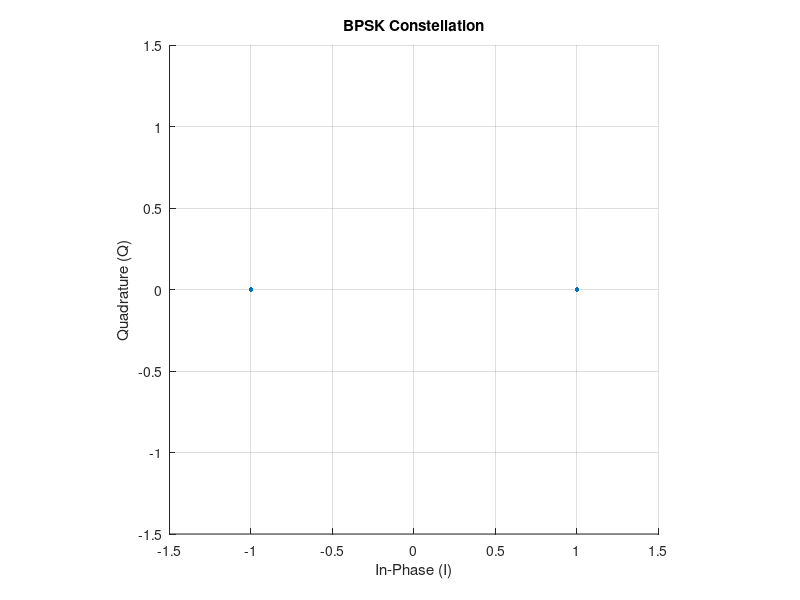
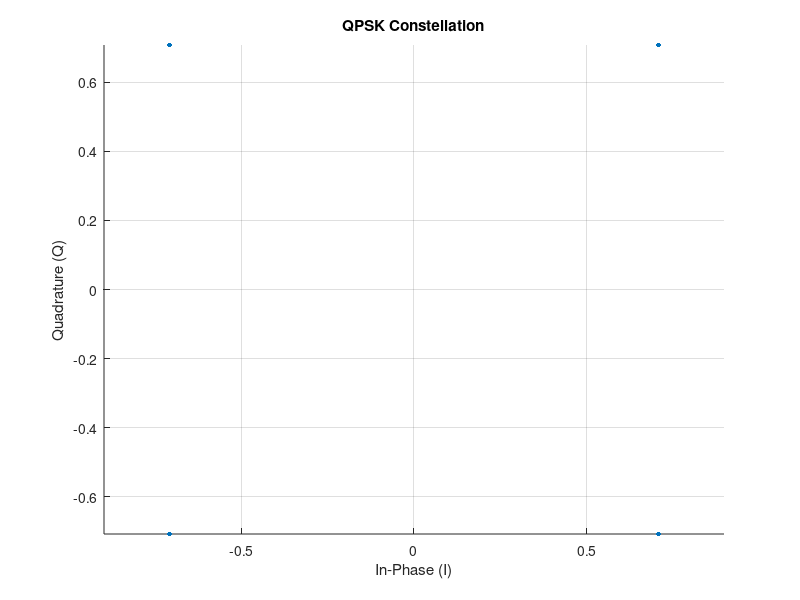
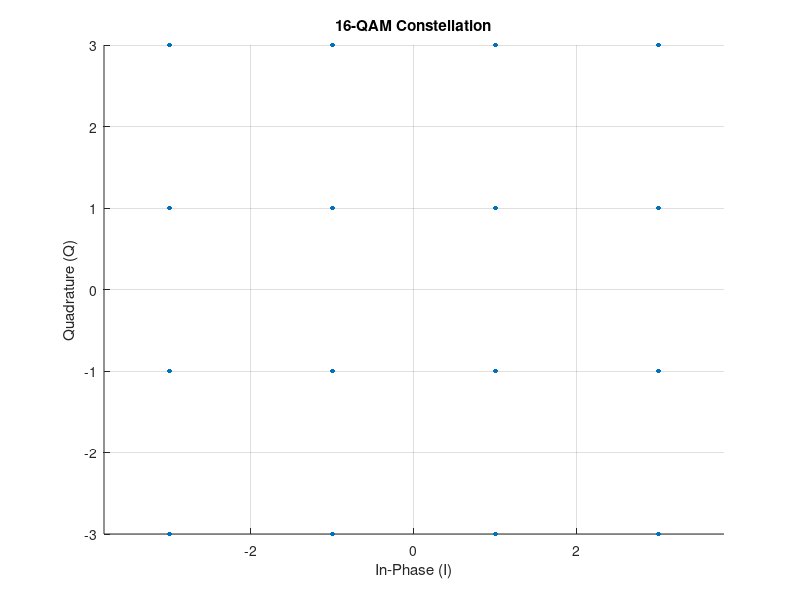
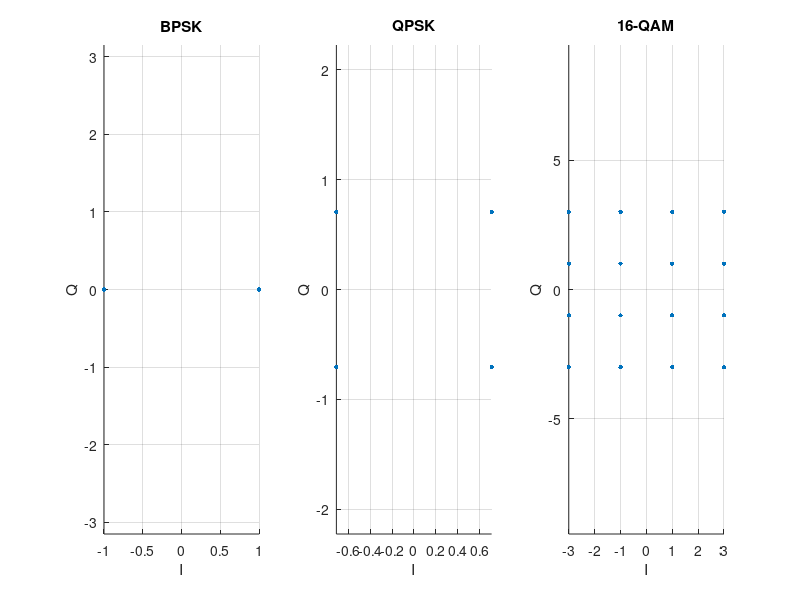

Write the MATLAB code that produced these figures, in order. (Note: this script raises an error after producing the figures.)
clc;
clear;
close all;
%% 
N = 100000;              % Number of symbols/bits
SNRdB = 0:2:20;          % SNR range in dB
%% 
%   BPSK MODULATION
% Generate random binary data
bits_BPSK = randi([0 1],N,1);
% BPSK modulation (Phase offset pi is used here)
tx_BPSK = pskmod(bits_BPSK,2,pi);
%% 
%  BPSK CONSTELLATION
figure;
scatter(real(tx_BPSK),imag(tx_BPSK),10,'filled');
grid on;
axis equal;
xlabel('In-Phase (I)');
ylabel('Quadrature (Q)');
title('BPSK Constellation');
xlim([-1.5 1.5]);
ylim([-1.5 1.5]);
%% 
%   BPSK DEMODULATION
rx_BPSK_ideal = pskdemod(tx_BPSK,2,pi);
% Calculate errors
BER_BPSK_ideal = mean(bits_BPSK ~= rx_BPSK_ideal);
%% 
%  QPSK MODULATION
% QPSK symbols: 0,1,2,3
data_QPSK = randi([0 3],N,1);
% QPSK modulation
tx_QPSK = pskmod(data_QPSK,4,pi/4);
%% 
%  QPSK CONSTELLATION
figure;
scatter(real(tx_QPSK),imag(tx_QPSK),10,'filled');
grid on;
axis equal;
xlabel('In-Phase (I)');
ylabel('Quadrature (Q)');
title('QPSK Constellation');
%% 
%  QPSK DEMODULATION
rx_QPSK_ideal = pskdemod(tx_QPSK,4,pi/4);
SER_QPSK_ideal = mean(data_QPSK ~= rx_QPSK_ideal);
%% 
% 16-QAM MODULATION
% Generate random 16-QAM symbols
data_QAM = randi([0 15],N,1);
% 16-QAM modulation
tx_QAM = qammod(data_QAM,16);
%% 
%  16-QAM CONSTELLATION
figure;
scatter(real(tx_QAM),imag(tx_QAM),10,'filled');
grid on;
axis equal;
xlabel('In-Phase (I)');
ylabel('Quadrature (Q)');
title('16-QAM Constellation');
%% 
%  16-QAM DEMODULATION
rx_QAM_ideal = qamdemod(tx_QAM,16);
SER_QAM_ideal = mean(data_QAM ~= rx_QAM_ideal);
%% 
% COMPARISON OF BPSK, QPSK AND 16-QAM CONSTELLATIONS
figure;
subplot(1,3,1);
scatter(real(tx_BPSK),imag(tx_BPSK),10,'filled');
grid on;
axis equal;
xlabel('I');
ylabel('Q');
title('BPSK');
subplot(1,3,2);
scatter(real(tx_QPSK),imag(tx_QPSK),10,'filled');
grid on;
axis equal;
xlabel('I');
ylabel('Q');
title('QPSK');
subplot(1,3,3);
scatter(real(tx_QAM),imag(tx_QAM),10,'filled');
grid on;
axis equal;
xlabel('I');
ylabel('Q');
title('16-QAM');
sgtitle('Comparison of Digital Modulation Constellations');
%% PART B : COHERENT DETECTION
%  B1. COHERENT BPSK DETECTION
SNR_coherent = 10;
% Add AWGN
rx_BPSK = awgn(tx_BPSK,SNR_coherent,'measured');
% Coherent BPSK demodulation
detected_BPSK = pskdemod(rx_BPSK,2,pi);
% Calculate BER
BER_coherent_BPSK = mean(bits_BPSK ~= detected_BPSK);
%% 
%   NOISY BPSK CONSTELLATION
figure;
subplot(1,2,1);
scatter(real(tx_BPSK(1:5000)), ...
        imag(tx_BPSK(1:5000)),10,'filled');
grid on;
axis equal;
xlabel('I');
ylabel('Q');
title('BPSK Without Noise');
subplot(1,2,2);
scatter(real(rx_BPSK(1:5000)), ...
        imag(rx_BPSK(1:5000)),10,'filled');
grid on;
axis equal;
xlabel('I');
ylabel('Q');
title('BPSK With AWGN');
sgtitle('Effect of AWGN on BPSK Constellation');
%%  
% NON-COHERENT DETECTION USING DPSK
% Generate binary data
data_DPSK = randi([0 1],N,1);
% Differential PSK modulation
tx_DPSK = dpskmod(data_DPSK,2);
% Add AWGN
rx_DPSK = awgn(tx_DPSK,SNR_coherent,'measured');
% Differential demodulation
detected_DPSK = dpskdemod(rx_DPSK,2);
% BER
BER_DPSK = mean(data_DPSK ~= detected_DPSK);
%% 
%  DPSK CONSTELLATION
figure;
scatter(real(tx_DPSK(1:5000)), ...
        imag(tx_DPSK(1:5000)),10,'filled');
grid on;
axis equal;
xlabel('In-Phase (I)');
ylabel('Quadrature (Q)');
title('DPSK Constellation');
%% 
% BER PERFORMANCE IN AWGN
%% 
% BPSK BER VS SNR
BER_BPSK = zeros(size(SNRdB));
for k = 1:length(SNRdB)
    % Add AWGN
    rx = awgn(tx_BPSK,SNRdB(k),'measured');
    % Coherent demodulation
    detected = pskdemod(rx,2,pi);
    % BER
    BER_BPSK(k) = mean(bits_BPSK ~= detected);
end
%% 
%  THEORETICAL BPSK BER
EbN0 = 10.^(SNRdB/10);
BER_BPSK_theory = 0.5*erfc(sqrt(EbN0));
%% 
%  BPSK BER PLOT
figure;
semilogy(SNRdB,BER_BPSK,'o-','LineWidth',1.5);
hold on;
semilogy(SNRdB,BER_BPSK_theory,'--','LineWidth',1.5);
grid on;
xlabel('SNR / E_b/N_0 (dB)');
ylabel('Bit Error Rate (BER)');
title('BPSK BER Performance in AWGN');
legend('Simulation','Theory','Location','southwest');
%% 
% QPSK BER/SER VS SNR
SER_QPSK = zeros(size(SNRdB));
for k = 1:length(SNRdB)
    % Add AWGN
    rx = awgn(tx_QPSK,SNRdB(k),'measured');
    % Demodulation
    detected = pskdemod(rx,4,pi/4);
    % Symbol error rate
    SER_QPSK(k) = mean(data_QPSK ~= detected);
end
%%
%  QPSK SER PLOT
figure;
semilogy(SNRdB,SER_QPSK,'o-','LineWidth',1.5);
grid on;
xlabel('SNR (dB)');
ylabel('Symbol Error Rate (SER)');
title('QPSK SER Performance in AWGN');
%% 
% 16-QAM SER VS SNR
SER_QAM = zeros(size(SNRdB));
for k = 1:length(SNRdB)
    % Add AWGN
    rx = awgn(tx_QAM,SNRdB(k),'measured');
    % Demodulation
    detected = qamdemod(rx,16);
    % Symbol error rate
    SER_QAM(k) = mean(data_QAM ~= detected);
end
%% 
%  16-QAM SER PLOT
figure;
semilogy(SNRdB,SER_QAM,'o-','LineWidth',1.5);
grid on;
xlabel('SNR (dB)');
ylabel('Symbol Error Rate (SER)');
title('16-QAM SER Performance in AWGN');
%% 
% COMPARISON OF BPSK, QPSK AND 16-QAM
figure;
semilogy(SNRdB,BER_BPSK,'o-','LineWidth',1.5);
hold on;
semilogy(SNRdB,SER_QPSK,'s-','LineWidth',1.5);
semilogy(SNRdB,SER_QAM,'^-','LineWidth',1.5);
grid on;
xlabel('SNR (dB)');
ylabel('Error Rate');
title('Performance Comparison');
legend('BPSK BER','QPSK SER','16-QAM SER', ...
       'Location','southwest');
%% 
% CONSTELLATION AT DIFFERENT SNR VALUES
SNR1 = 0;
SNR2 = 10;
SNR3 = 20;
% Generate noisy QPSK signals
rx_QPSK_0dB  = awgn(tx_QPSK,SNR1,'measured');
rx_QPSK_10dB = awgn(tx_QPSK,SNR2,'measured');
rx_QPSK_20dB = awgn(tx_QPSK,SNR3,'measured');
%  PLOT QPSK AT DIFFERENT SNR
figure;
subplot(1,3,1);
scatter(real(rx_QPSK_0dB(1:3000)), ...
        imag(rx_QPSK_0dB(1:3000)),10,'filled');
grid on;
axis equal;
xlabel('I');
ylabel('Q');
title('QPSK: SNR = 0 dB');
subplot(1,3,2);
scatter(real(rx_QPSK_10dB(1:3000)), ...
        imag(rx_QPSK_10dB(1:3000)),10,'filled');
grid on;
axis equal;
xlabel('I');
ylabel('Q');
title('QPSK: SNR = 10 dB');
subplot(1,3,3);
scatter(real(rx_QPSK_20dB(1:3000)), ...
        imag(rx_QPSK_20dB(1:3000)),10,'filled');
grid on;
axis equal;
xlabel('I');
ylabel('Q');
title('QPSK: SNR = 20 dB');
sgtitle('Effect of SNR on QPSK Constellation');
